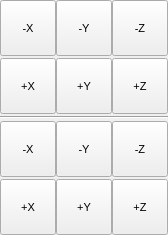
<?xml version="1.0" encoding="UTF-8"?>
<ui version="4.0">
 <class>ResetViewPopup</class>
 <widget class="QWidget" name="ResetViewPopup">
  <property name="geometry">
   <rect>
    <x>0</x>
    <y>0</y>
    <width>168</width>
    <height>235</height>
   </rect>
  </property>
  <property name="sizePolicy">
   <sizepolicy hsizetype="Minimum" vsizetype="Minimum">
    <horstretch>0</horstretch>
    <verstretch>0</verstretch>
   </sizepolicy>
  </property>
  <property name="font">
   <font>
    <pointsize>8</pointsize>
   </font>
  </property>
  <property name="windowTitle">
   <string>ResetView Popup</string>
  </property>
  <layout class="QGridLayout" name="gridLayout">
   <property name="leftMargin">
    <number>0</number>
   </property>
   <property name="topMargin">
    <number>0</number>
   </property>
   <property name="rightMargin">
    <number>0</number>
   </property>
   <property name="bottomMargin">
    <number>0</number>
   </property>
   <property name="horizontalSpacing">
    <number>0</number>
   </property>
   <property name="verticalSpacing">
    <number>2</number>
   </property>
   <item row="0" column="0">
    <widget class="QToolButton" name="CartesianNegativeXButton">
     <property name="minimumSize">
      <size>
       <width>56</width>
       <height>56</height>
      </size>
     </property>
     <property name="maximumSize">
      <size>
       <width>56</width>
       <height>56</height>
      </size>
     </property>
     <property name="text">
      <string>-X</string>
     </property>
     <property name="icon">
      <iconset resource="icons.qrc">
       <normaloff>:/view/icons/view_minusx.png</normaloff>:/view/icons/view_minusx.png</iconset>
     </property>
     <property name="iconSize">
      <size>
       <width>30</width>
       <height>30</height>
      </size>
     </property>
     <property name="checkable">
      <bool>false</bool>
     </property>
     <property name="autoExclusive">
      <bool>false</bool>
     </property>
     <property name="toolButtonStyle">
      <enum>Qt::ToolButtonTextUnderIcon</enum>
     </property>
     <property name="autoRaise">
      <bool>false</bool>
     </property>
    </widget>
   </item>
   <item row="0" column="1">
    <widget class="QToolButton" name="CartesianNegativeYButton">
     <property name="minimumSize">
      <size>
       <width>56</width>
       <height>56</height>
      </size>
     </property>
     <property name="maximumSize">
      <size>
       <width>56</width>
       <height>56</height>
      </size>
     </property>
     <property name="text">
      <string>-Y</string>
     </property>
     <property name="icon">
      <iconset resource="icons.qrc">
       <normaloff>:/view/icons/view_minusy.png</normaloff>:/view/icons/view_minusy.png</iconset>
     </property>
     <property name="iconSize">
      <size>
       <width>30</width>
       <height>30</height>
      </size>
     </property>
     <property name="checkable">
      <bool>false</bool>
     </property>
     <property name="autoExclusive">
      <bool>false</bool>
     </property>
     <property name="toolButtonStyle">
      <enum>Qt::ToolButtonTextUnderIcon</enum>
     </property>
     <property name="autoRaise">
      <bool>false</bool>
     </property>
    </widget>
   </item>
   <item row="0" column="2">
    <widget class="QToolButton" name="CartesianNegativeZButton">
     <property name="minimumSize">
      <size>
       <width>56</width>
       <height>56</height>
      </size>
     </property>
     <property name="maximumSize">
      <size>
       <width>56</width>
       <height>56</height>
      </size>
     </property>
     <property name="text">
      <string>-Z</string>
     </property>
     <property name="icon">
      <iconset resource="icons.qrc">
       <normaloff>:/view/icons/view_minusz.png</normaloff>:/view/icons/view_minusz.png</iconset>
     </property>
     <property name="iconSize">
      <size>
       <width>30</width>
       <height>30</height>
      </size>
     </property>
     <property name="checkable">
      <bool>false</bool>
     </property>
     <property name="autoExclusive">
      <bool>false</bool>
     </property>
     <property name="toolButtonStyle">
      <enum>Qt::ToolButtonTextUnderIcon</enum>
     </property>
     <property name="autoRaise">
      <bool>false</bool>
     </property>
    </widget>
   </item>
   <item row="1" column="0">
    <widget class="QToolButton" name="CartesianPositiveXButton">
     <property name="minimumSize">
      <size>
       <width>56</width>
       <height>56</height>
      </size>
     </property>
     <property name="maximumSize">
      <size>
       <width>56</width>
       <height>56</height>
      </size>
     </property>
     <property name="text">
      <string>+X</string>
     </property>
     <property name="icon">
      <iconset resource="icons.qrc">
       <normaloff>:/view/icons/view_plusx.png</normaloff>:/view/icons/view_plusx.png</iconset>
     </property>
     <property name="iconSize">
      <size>
       <width>30</width>
       <height>30</height>
      </size>
     </property>
     <property name="checkable">
      <bool>false</bool>
     </property>
     <property name="autoExclusive">
      <bool>false</bool>
     </property>
     <property name="toolButtonStyle">
      <enum>Qt::ToolButtonTextUnderIcon</enum>
     </property>
     <property name="autoRaise">
      <bool>false</bool>
     </property>
    </widget>
   </item>
   <item row="1" column="1">
    <widget class="QToolButton" name="CartesianPositiveYButton">
     <property name="minimumSize">
      <size>
       <width>56</width>
       <height>56</height>
      </size>
     </property>
     <property name="maximumSize">
      <size>
       <width>56</width>
       <height>56</height>
      </size>
     </property>
     <property name="text">
      <string>+Y</string>
     </property>
     <property name="icon">
      <iconset resource="icons.qrc">
       <normaloff>:/view/icons/view_plusy.png</normaloff>:/view/icons/view_plusy.png</iconset>
     </property>
     <property name="iconSize">
      <size>
       <width>30</width>
       <height>30</height>
      </size>
     </property>
     <property name="checkable">
      <bool>false</bool>
     </property>
     <property name="autoExclusive">
      <bool>false</bool>
     </property>
     <property name="toolButtonStyle">
      <enum>Qt::ToolButtonTextUnderIcon</enum>
     </property>
     <property name="autoRaise">
      <bool>false</bool>
     </property>
    </widget>
   </item>
   <item row="1" column="2">
    <widget class="QToolButton" name="CartesianPositiveZButton">
     <property name="minimumSize">
      <size>
       <width>56</width>
       <height>56</height>
      </size>
     </property>
     <property name="maximumSize">
      <size>
       <width>56</width>
       <height>56</height>
      </size>
     </property>
     <property name="text">
      <string>+Z</string>
     </property>
     <property name="icon">
      <iconset resource="icons.qrc">
       <normaloff>:/view/icons/view_plusz.png</normaloff>:/view/icons/view_plusz.png</iconset>
     </property>
     <property name="iconSize">
      <size>
       <width>30</width>
       <height>30</height>
      </size>
     </property>
     <property name="checkable">
      <bool>false</bool>
     </property>
     <property name="autoExclusive">
      <bool>false</bool>
     </property>
     <property name="toolButtonStyle">
      <enum>Qt::ToolButtonTextUnderIcon</enum>
     </property>
     <property name="autoRaise">
      <bool>false</bool>
     </property>
    </widget>
   </item>
   <item row="2" column="0" colspan="3">
    <widget class="Line" name="line">
     <property name="orientation">
      <enum>Qt::Horizontal</enum>
     </property>
    </widget>
   </item>
   <item row="3" column="0">
    <widget class="QToolButton" name="CellNegativeXButton">
     <property name="minimumSize">
      <size>
       <width>56</width>
       <height>56</height>
      </size>
     </property>
     <property name="maximumSize">
      <size>
       <width>56</width>
       <height>56</height>
      </size>
     </property>
     <property name="text">
      <string>-X</string>
     </property>
     <property name="icon">
      <iconset resource="icons.qrc">
       <normaloff>:/view/icons/view_minusx_cell.svg</normaloff>:/view/icons/view_minusx_cell.svg</iconset>
     </property>
     <property name="iconSize">
      <size>
       <width>30</width>
       <height>30</height>
      </size>
     </property>
     <property name="checkable">
      <bool>false</bool>
     </property>
     <property name="autoExclusive">
      <bool>false</bool>
     </property>
     <property name="toolButtonStyle">
      <enum>Qt::ToolButtonTextUnderIcon</enum>
     </property>
     <property name="autoRaise">
      <bool>false</bool>
     </property>
    </widget>
   </item>
   <item row="3" column="1">
    <widget class="QToolButton" name="CellNegativeYButton">
     <property name="minimumSize">
      <size>
       <width>56</width>
       <height>56</height>
      </size>
     </property>
     <property name="maximumSize">
      <size>
       <width>56</width>
       <height>56</height>
      </size>
     </property>
     <property name="text">
      <string>-Y</string>
     </property>
     <property name="icon">
      <iconset resource="icons.qrc">
       <normaloff>:/view/icons/view_minusy_cell.svg</normaloff>:/view/icons/view_minusy_cell.svg</iconset>
     </property>
     <property name="iconSize">
      <size>
       <width>30</width>
       <height>30</height>
      </size>
     </property>
     <property name="checkable">
      <bool>false</bool>
     </property>
     <property name="autoExclusive">
      <bool>false</bool>
     </property>
     <property name="toolButtonStyle">
      <enum>Qt::ToolButtonTextUnderIcon</enum>
     </property>
     <property name="autoRaise">
      <bool>false</bool>
     </property>
    </widget>
   </item>
   <item row="3" column="2">
    <widget class="QToolButton" name="CellNegativeZButton">
     <property name="minimumSize">
      <size>
       <width>56</width>
       <height>56</height>
      </size>
     </property>
     <property name="maximumSize">
      <size>
       <width>56</width>
       <height>56</height>
      </size>
     </property>
     <property name="text">
      <string>-Z</string>
     </property>
     <property name="icon">
      <iconset resource="icons.qrc">
       <normaloff>:/view/icons/view_minusz_cell.svg</normaloff>:/view/icons/view_minusz_cell.svg</iconset>
     </property>
     <property name="iconSize">
      <size>
       <width>30</width>
       <height>30</height>
      </size>
     </property>
     <property name="checkable">
      <bool>false</bool>
     </property>
     <property name="autoExclusive">
      <bool>false</bool>
     </property>
     <property name="toolButtonStyle">
      <enum>Qt::ToolButtonTextUnderIcon</enum>
     </property>
     <property name="autoRaise">
      <bool>false</bool>
     </property>
    </widget>
   </item>
   <item row="4" column="0">
    <widget class="QToolButton" name="CellPositiveXButton">
     <property name="minimumSize">
      <size>
       <width>56</width>
       <height>56</height>
      </size>
     </property>
     <property name="maximumSize">
      <size>
       <width>56</width>
       <height>56</height>
      </size>
     </property>
     <property name="text">
      <string>+X</string>
     </property>
     <property name="icon">
      <iconset resource="icons.qrc">
       <normaloff>:/view/icons/view_plusx_cell.svg</normaloff>:/view/icons/view_plusx_cell.svg</iconset>
     </property>
     <property name="iconSize">
      <size>
       <width>30</width>
       <height>30</height>
      </size>
     </property>
     <property name="checkable">
      <bool>false</bool>
     </property>
     <property name="autoExclusive">
      <bool>false</bool>
     </property>
     <property name="toolButtonStyle">
      <enum>Qt::ToolButtonTextUnderIcon</enum>
     </property>
     <property name="autoRaise">
      <bool>false</bool>
     </property>
    </widget>
   </item>
   <item row="4" column="1">
    <widget class="QToolButton" name="CellPositiveYButton">
     <property name="minimumSize">
      <size>
       <width>56</width>
       <height>56</height>
      </size>
     </property>
     <property name="maximumSize">
      <size>
       <width>56</width>
       <height>56</height>
      </size>
     </property>
     <property name="text">
      <string>+Y</string>
     </property>
     <property name="icon">
      <iconset resource="icons.qrc">
       <normaloff>:/view/icons/view_plusy_cell.svg</normaloff>:/view/icons/view_plusy_cell.svg</iconset>
     </property>
     <property name="iconSize">
      <size>
       <width>30</width>
       <height>30</height>
      </size>
     </property>
     <property name="checkable">
      <bool>false</bool>
     </property>
     <property name="autoExclusive">
      <bool>false</bool>
     </property>
     <property name="toolButtonStyle">
      <enum>Qt::ToolButtonTextUnderIcon</enum>
     </property>
     <property name="autoRaise">
      <bool>false</bool>
     </property>
    </widget>
   </item>
   <item row="4" column="2">
    <widget class="QToolButton" name="CellPositiveZButton">
     <property name="minimumSize">
      <size>
       <width>56</width>
       <height>56</height>
      </size>
     </property>
     <property name="maximumSize">
      <size>
       <width>56</width>
       <height>56</height>
      </size>
     </property>
     <property name="text">
      <string>+Z</string>
     </property>
     <property name="icon">
      <iconset resource="icons.qrc">
       <normaloff>:/view/icons/view_plusz_cell.svg</normaloff>:/view/icons/view_plusz_cell.svg</iconset>
     </property>
     <property name="iconSize">
      <size>
       <width>30</width>
       <height>30</height>
      </size>
     </property>
     <property name="checkable">
      <bool>false</bool>
     </property>
     <property name="autoExclusive">
      <bool>false</bool>
     </property>
     <property name="toolButtonStyle">
      <enum>Qt::ToolButtonTextUnderIcon</enum>
     </property>
     <property name="autoRaise">
      <bool>false</bool>
     </property>
    </widget>
   </item>
  </layout>
 </widget>
 <resources>
  <include location="icons.qrc"/>
 </resources>
 <connections/>
</ui>
